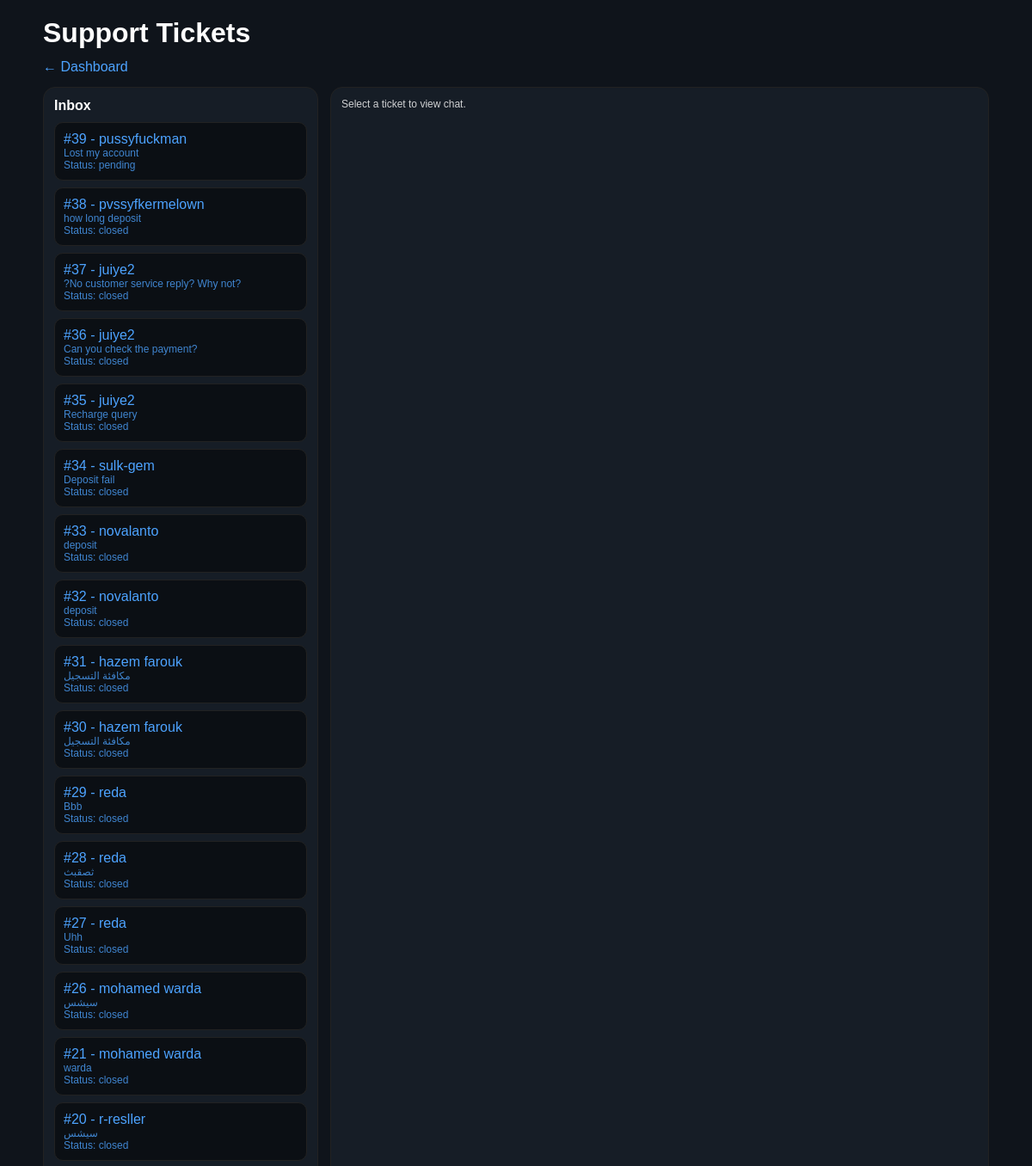
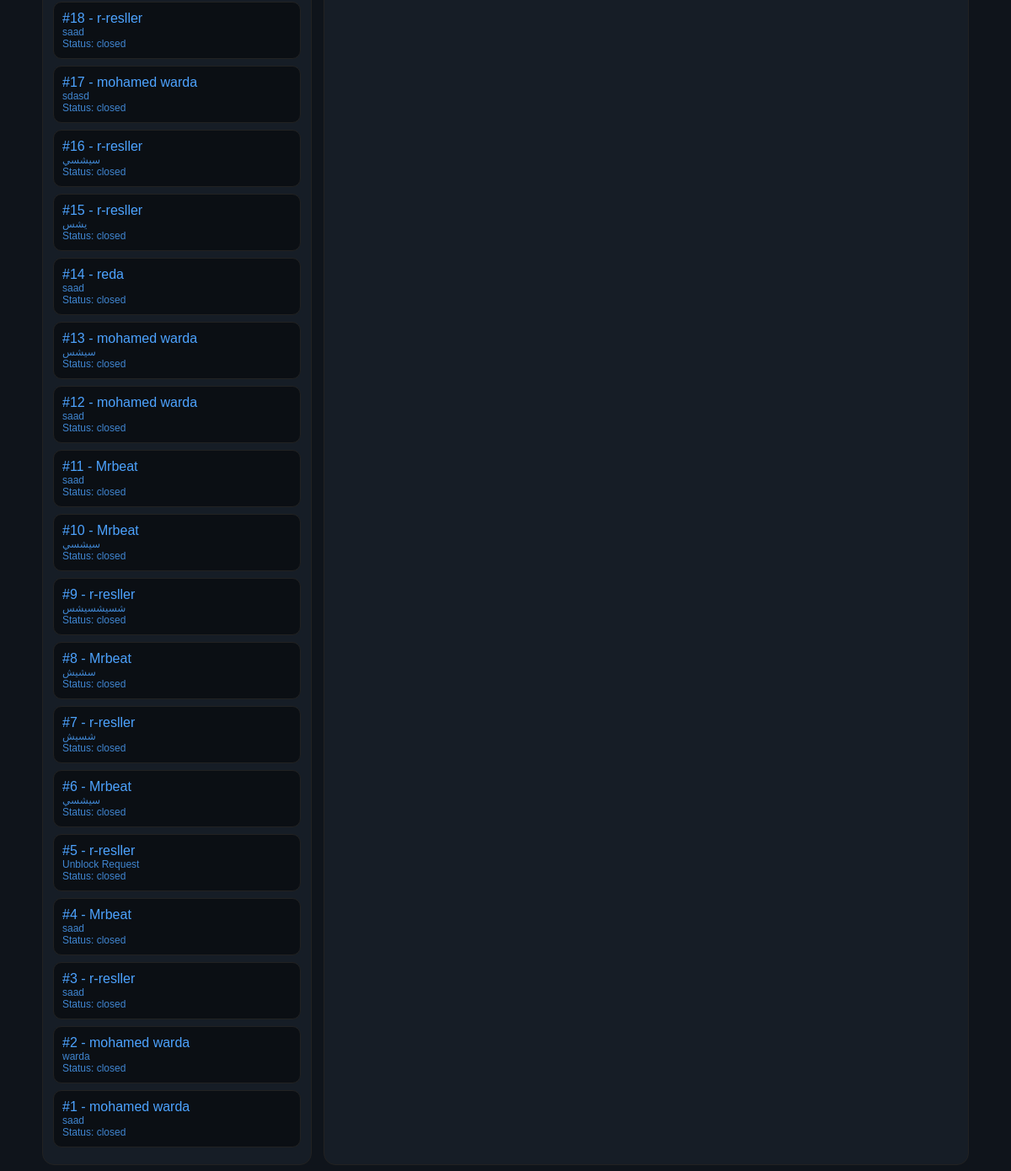
/tickets.php (signed in), run on the app's committed database (2 pictures, top to bottom).
### tables this page shows
CREATE TABLE `tickets` (
  `id` bigint(20) UNSIGNED NOT NULL,
  `user_id` bigint(20) UNSIGNED NOT NULL,
  `subject` varchar(190) NOT NULL,
  `status` enum('open','pending','closed') NOT NULL DEFAULT 'open',
  `created_at` timestamp NOT NULL DEFAULT current_timestamp(),
  `closed_at` timestamp NULL DEFAULT NULL
);

CREATE TABLE `users` (
  `id` bigint(20) UNSIGNED NOT NULL,
  `username` varchar(50) NOT NULL,
  `email` varchar(190) DEFAULT NULL,
  `password_hash` varchar(255) NOT NULL,
  `role` enum('user','admin','seller','support') NOT NULL DEFAULT 'user',
  `status` enum('active','blocked') NOT NULL DEFAULT 'active',
  `created_at` timestamp NOT NULL DEFAULT current_timestamp(),
  `avatar_url` varchar(500) DEFAULT NULL,
  `bio` varchar(255) DEFAULT NULL
);

### bootstrap.php (called while the page is built, shortened)
<?php
function mr_config(string $key, $default = null) {
static $cfg = null;
if ($cfg === null) {
$cfg = require __DIR__ . '/config.php';
}
$parts = explode('.', $key);
$cur = $cfg;
foreach ($parts as $p) {
$cur = $cur[$p];
}
return $cur;
}
function mr_db(): PDO {
static $pdo = null;
if ($pdo instanceof PDO) {
return $pdo;
}
$dsn = 'mysql:host=' . mr_config('db.host')
. ';dbname=' . mr_config('db.name')
. ';charset=' . mr_config('db.charset');
$pdo = new PDO(
$dsn,
(string)mr_config('db.user'),
(string)mr_config('db.pass'),
[
PDO::ATTR_ERRMODE => PDO::ERRMODE_EXCEPTION,
PDO::ATTR_DEFAULT_FETCH_MODE => PDO::FETCH_ASSOC,
]
);
return $pdo;
}
function mr_setting(string $key, $default = null) {
static $cache = null;
if ($cache === null) {
$cache = [];
try {
$rows = mr_db()->query("SELECT k,v FROM settings")->fetchAll();
foreach ($rows as $r) {
$cache[$r['k']] = $r['v'];
}
} catch (Throwable $e) {
$cache = [];
}
}
return array_key_exists($key, $cache) ? $cache[$key] : $default;
}
function mr_lang(): string {
return (string)($_SESSION['lang'] ?? mr_setting('site_lang_default', 'en'));
}

### tickets.php (the view, shortened to what this page needs)
<?php
require __DIR__ . '/../app/bootstrap.php';
$pdo = mr_db();
$is_ar = (mr_lang() === 'ar');
function ticket_owner_column_admin(PDO $pdo): string {
try {
$st = $pdo->query("SHOW COLUMNS FROM tickets");
$cols = $st->fetchAll(PDO::FETCH_ASSOC);
$names = array_map(fn($c) => (string)$c['Field'], $cols);
if (in_array('user_id', $names, true)) return $ownerColumn = 'user_id';
} catch (Throwable $e) {
}
return $ownerColumn = 'user_id';
}
function ticket_has_owner_role_admin(PDO $pdo): bool {
static $hasRole = null;
try {
$st = $pdo->query("SHOW COLUMNS FROM tickets LIKE 'owner_role'");
$hasRole = (bool)$st->fetch();
} catch (Throwable $e) {
$hasRole = false;
}
return $hasRole;
}
$owner_col = ticket_owner_column_admin($pdo);
$has_owner_role = ticket_has_owner_role_admin($pdo);
if ($has_owner_role) {
$tickets = $pdo->query("
SELECT t.*,
COALESCE(u.username, a.username, 'Unknown') AS username
FROM tickets t
LEFT JOIN users u ON (t.{$owner_col} = u.id AND t.owner_role = 'user')
LEFT JOIN admins a ON (t.{$owner_col} = a.id AND t.owner_role = 'admin')
ORDER BY t.id DESC
LIMIT 50
")->fetchAll();
} else {
$tickets = $pdo->query("
SELECT t.*, u.username
FROM tickets t
LEFT JOIN users u ON u.id=t.{$owner_col}
ORDER BY t.id DESC
LIMIT 50
")->fetchAll();
}
$active = null;
?>
<!doctype html>
<html lang="<?php echo $is_ar ? 'ar' : 'en'; ?>" dir="<?php echo $is_ar ? 'rtl' : 'ltr'; ?>">
<head>
</head>
<body>
<div class="topbar">
<h1 style="margin:0 0 12px 0"><?php echo $is_ar ? 'تذاكر الدعم' : 'Support Tickets'; ?></h1>
<div style="margin-bottom:12px">
<a href="dashboard.php">← <?php echo $is_ar ? 'العودة للوحة' : 'Dashboard'; ?></a>
</div>
</div>
<div class="wrap">
<div class="box">
<div style="margin-bottom:10px;font-weight:bold"><?php echo $is_ar ? 'الوارد' : 'Inbox'; ?></div>
<?php foreach ($tickets as $t): ?>
<div class="item">
<a href="tickets.php?ticket_id=<?php echo (int)$t['id']; ?>">
#<?php echo (int)$t['id']; ?> - <?php echo htmlspecialchars($t['username'] ?? 'Unknown'); ?>
<div class="small"><?php echo htmlspecialchars($t['subject']); ?></div>
<div class="small"><?php echo $is_ar ? 'الحالة' : 'Status'; ?>: <?php echo htmlspecialchars($t['status']); ?></div>
</a>
</div>
<?php endforeach; ?>
</div>
<div class="box">
<?php if (!$active): ?>
<div class="small"><?php echo $is_ar ? 'اختر تذكرة لعرض المحادثة.' : 'Select a ticket to view chat.'; ?></div>
<?php endif; ?>
</div>
</div>
</body>
</html>

### tickets.php (style rules this page uses)
body { font-family:Arial;background:#0f141b;color:#fff;padding:20px;margin:0 }
a { color:#4da3ff;text-decoration:none }
.wrap { max-width:1100px;margin:0 auto;display:grid;grid-template-columns:320px 1fr;gap:14px }
.box { background:#161d26;border:1px solid #222;border-radius:14px;padding:12px }
.item { padding:10px;border-radius:10px;border:1px solid #222;background:#0b0f14;margin-bottom:8px }
.small { font-size:12px;opacity:.8 }
.topbar { max-width:1100px;margin:0 auto 14px auto }

### data on the page
tickets: id "39", user.username "pussyfuckman", subject "Lost my account", status "pending"
tickets: id "38", user.username "pvssyfkermelown", subject "how long deposit", status "closed"
tickets: id "37", user.username "juiye2", subject "?No customer service reply? Why not?", status "closed"
tickets: id "36", user.username "juiye2", subject "Can you check the payment?", status "closed"
tickets: id "35", user.username "juiye2", subject "Recharge query", status "closed"
tickets: id "34", user.username "sulk-gem", subject "Deposit fail", status "closed"
tickets: id "33", user.username "novalanto", subject "deposit", status "closed"
tickets: id "32", user.username "novalanto", subject "deposit", status "closed"
tickets: id "31", user.username "hazem farouk", subject "مكافئة التسجيل", status "closed"
tickets: id "30", user.username "hazem farouk", subject "مكافئة التسجيل", status "closed"
tickets: id "29", user.username "reda", subject "Bbb", status "closed"
tickets: id "28", user.username "reda", subject "ثصقبث", status "closed"
tickets: id "27", user.username "reda", subject "Uhh", status "closed"
tickets: id "26", user.username "mohamed warda", subject "سيشس", status "closed"
tickets: id "21", user.username "mohamed warda", subject "warda", status "closed"
tickets: id "20", user.username "r-resller", subject "سيشس", status "closed"
tickets: id "18", user.username "r-resller", subject "saad", status "closed"
tickets: id "17", user.username "mohamed warda", subject "sdasd", status "closed"
tickets: id "16", user.username "r-resller", subject "سيشسي", status "closed"
tickets: id "15", user.username "r-resller", subject "يشس", status "closed"
tickets: id "14", user.username "reda", subject "saad", status "closed"
tickets: id "13", user.username "mohamed warda", subject "سيشس", status "closed"
tickets: id "12", user.username "mohamed warda", subject "saad", status "closed"
tickets: id "11", user.username "Mrbeat", subject "saad", status "closed"
tickets: id "10", user.username "Mrbeat", subject "سيشسي", status "closed"
tickets: id "9", user.username "r-resller", subject "شسيشسيشس", status "closed"
tickets: id "8", user.username "Mrbeat", subject "سشيش", status "closed"
tickets: id "7", user.username "r-resller", subject "شسيش", status "closed"
tickets: id "6", user.username "Mrbeat", subject "سيشسي", status "closed"
tickets: id "5", user.username "r-resller", subject "Unblock Request", status "closed"
tickets: id "4", user.username "Mrbeat", subject "saad", status "closed"
tickets: id "3", user.username "r-resller", subject "saad", status "closed"
tickets: id "2", user.username "mohamed warda", subject "warda", status "closed"
tickets: id "1", user.username "mohamed warda", subject "saad", status "closed"
